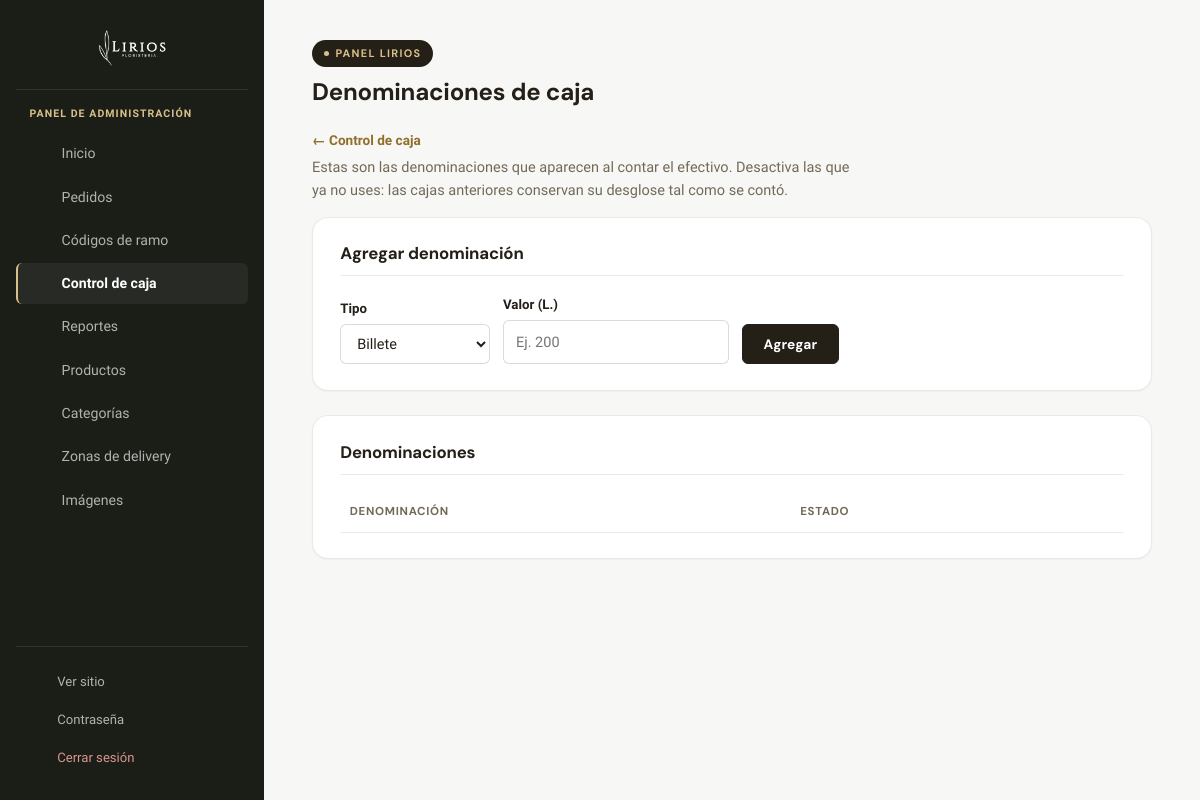
Page /admin/caja-denominaciones.php (signed in) on the earlier database version.
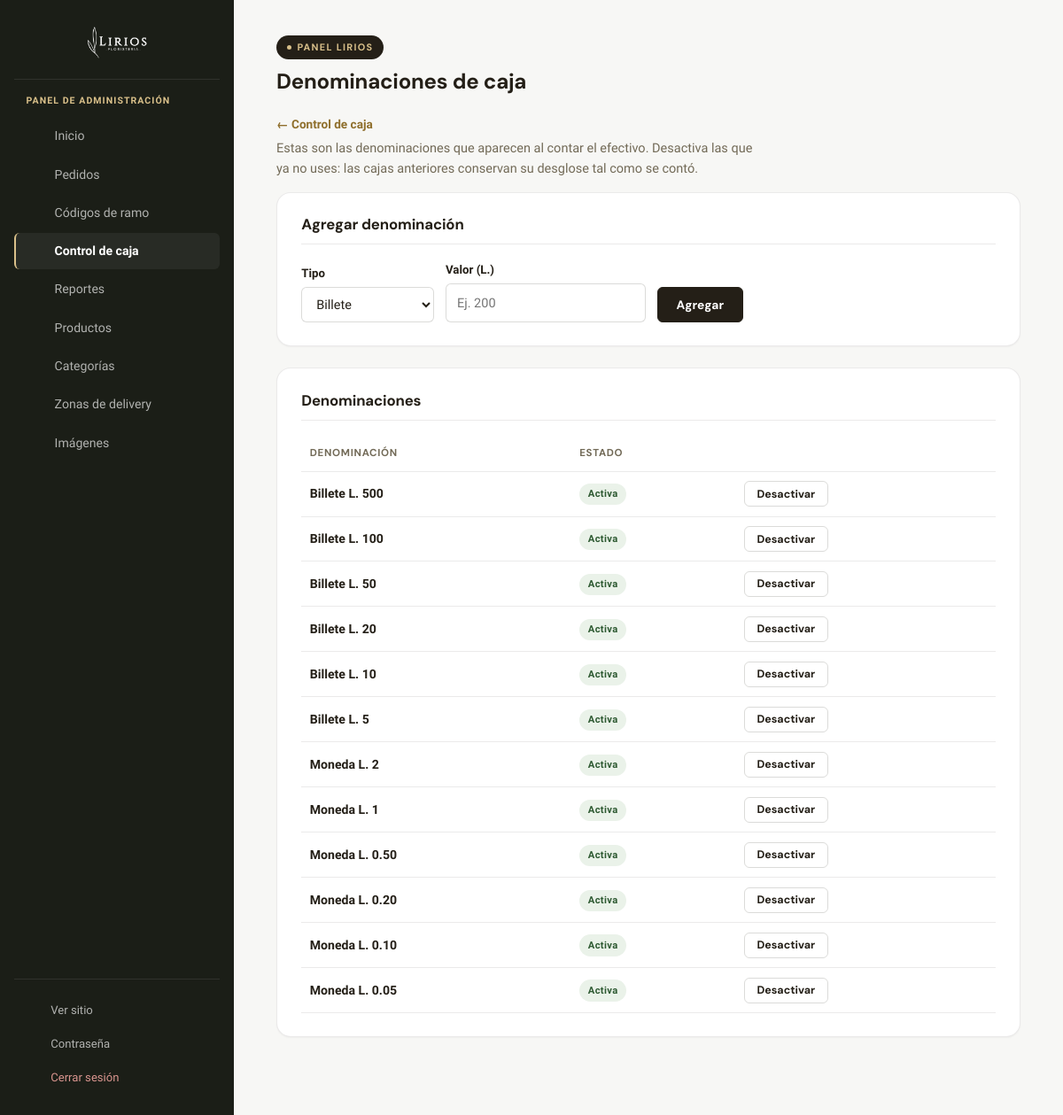
Same page on the later database version.
### tables this page shows
CREATE TABLE caja_denominaciones (
  id      INT AUTO_INCREMENT PRIMARY KEY,
  valor   DECIMAL(10,2) NOT NULL,
  tipo    ENUM('BILLETE','MONEDA') NOT NULL,
  activa  TINYINT(1) NOT NULL DEFAULT 1,    
  UNIQUE KEY uq_caja_denominacion (valor, tipo)
);

### admin/includes/functions.php (called while the page is built, shortened)
<?php
function e(?string $texto): string
{
    return htmlspecialchars((string) $texto, ENT_QUOTES, 'UTF-8');
}

### config/db.php (called while the page is built, shortened)
<?php
function db(): PDO
{
    static $pdo = null;
    if ($pdo === null) {
        try {
            $pdo = new PDO(
                'mysql:host=' . DB_HOST . ';dbname=' . DB_NAME . ';charset=utf8mb4',
                DB_USER,
                DB_PASS,
                [
                    PDO::ATTR_ERRMODE => PDO::ERRMODE_EXCEPTION,
                    PDO::ATTR_DEFAULT_FETCH_MODE => PDO::FETCH_ASSOC,
                    PDO::ATTR_EMULATE_PREPARES => false,
                ]
            );
        } catch (PDOException $e) {
            error_log('[lirios] No se pudo conectar a la base de datos: ' . $e->getMessage());
            fallar_conexion_bd();
        }
    }
    return $pdo;
}

### admin/includes/caja.php (called while the page is built, shortened)
<?php
function caja_etiqueta_denominacion(array $d): string
{
    $valor = (float) $d['valor'];
    $txt = $valor == floor($valor) ? number_format($valor, 0) : number_format($valor, 2);
    return ($d['tipo'] === 'BILLETE' ? 'Billete' : 'Moneda') . ' L. ' . $txt;
}
function caja_denominaciones(bool $soloActivas = true): array
{
    $sql = 'SELECT * FROM caja_denominaciones' . ($soloActivas ? ' WHERE activa = 1' : '')
        . " ORDER BY tipo = 'MONEDA', valor DESC";
    return db()->query($sql)->fetchAll();
}
    ?>

### admin/caja-denominaciones.php (the view, shortened to what this page needs)
<?php
require_once __DIR__ . '/includes/functions.php';
require_once __DIR__ . '/includes/layout.php';
require_once __DIR__ . '/includes/caja.php';
$denominaciones = caja_denominaciones(false);
admin_header('Denominaciones de caja', 'caja.php');
?>
<p class="caja-volver-fila"><a class="caja-volver" href="caja.php">← Control de caja</a></p>
<p class="intro">Estas son las denominaciones que aparecen al contar el efectivo. Desactiva las que ya no uses: las cajas anteriores conservan su desglose tal como se contó.</p>
<div class="panel">
  <h2>Agregar denominación</h2>
  <form method="post" action="caja-denominaciones.php" class="caja-form-den">
    <div>
      <label for="den-tipo">Tipo</label>
      <select id="den-tipo" name="tipo"><option value="BILLETE">Billete</option><option value="MONEDA">Moneda</option></select>
    </div>
    <div>
      <label for="den-valor">Valor (L.)</label>
      <input type="number" id="den-valor" name="valor" min="0.01" step="0.01" inputmode="decimal" required placeholder="Ej. 200">
    </div>
    <button type="submit" class="btn">Agregar</button>
  </form>
</div>
<div class="panel">
  <h2>Denominaciones</h2>
  <div class="tabla-scroll">
    <table class="tabla caja-tabla">
      <thead><tr><th>Denominación</th><th>Estado</th><th></th></tr></thead>
      <tbody>
        <?php foreach ($denominaciones as $d): ?>
          <tr>
            <td data-label="Denominación"><strong><?= e(caja_etiqueta_denominacion($d)) ?></strong></td>
            <td data-label="Estado"><?= $d['activa'] ? '<span class="badge si">Activa</span>' : '<span class="caja-estado cerrada"><i></i> Desactivada</span>' ?></td>
            <td>
              <form method="post" action="caja-denominaciones.php" class="inline">
                <button type="submit" class="btn mini secundario"><?= $d['activa'] ? 'Desactivar' : 'Activar' ?></button>
              </form>
            </td>
          </tr>
        <?php endforeach; ?>
      </tbody>
    </table>
  </div>
</div>
<?php admin_footer(); ?>

### admin/includes/layout.php (shortened to what this page needs)
<?php
function admin_icono(string $nombre): string
{
    $trazos = [
        'inicio' => '<path d="M4 11.5 12 4l8 7.5"/><path d="M6 10v8a1 1 0 0 0 1 1h3v-5h4v5h3a1 1 0 0 0 1-1v-8"/>',
        'pedidos' => '<path d="M6 3h12v17l-2.5-1.5L13 20l-2.5-1.5L8 20l-2-1.5V3Z"/><path d="M9 8h6M9 12h6M9 16h3"/>',
        'codigos' => '<path d="M9 3 7 21M17 3l-2 18M4 8h16M3 16h16"/>',
        'caja' => '<rect x="3" y="6.5" width="18" height="11" rx="2"/><circle cx="12" cy="12" r="2.6"/><path d="M6.5 10v.01M17.5 14v.01"/>',
        'reportes' => '<path d="M3 20h18"/><path d="M5 20V10M12 20V4M19 20v-7"/>',
        'productos' => '<path d="M11 3h6a2 2 0 0 1 2 2v6l-9.5 9.5a1.5 1.5 0 0 1-2 0L3 16a1.5 1.5 0 0 1 0-2Z"/><circle cx="15.5" cy="7.5" r="1.25"/>',
        'categorias' => '<rect x="3.5" y="3.5" width="7" height="7" rx="1.3"/><rect x="13.5" y="3.5" width="7" height="7" rx="1.3"/><rect x="3.5" y="13.5" width="7" height="7" rx="1.3"/><rect x="13.5" y="13.5" width="7" height="7" rx="1.3"/>',
        'zonas' => '<path d="M12 21s-7-6.1-7-11.5A7 7 0 0 1 19 9.5C19 14.9 12 21 12 21Z"/><circle cx="12" cy="9.5" r="2.3"/>',
        'imagenes' => '<rect x="3.5" y="4.5" width="17" height="15" rx="2"/><circle cx="9" cy="10" r="1.6"/><path d="m5 18 5-5 3.5 3.5L18 12l1.7 1.7"/>',
        'contrasena' => '<circle cx="8" cy="15" r="3.3"/><path d="M10.3 12.7 18 5"/><path d="M15 8l2 2"/><path d="M17.3 5.7 19 7.3"/>',
        'salir' => '<path d="M9 4H6a2 2 0 0 0-2 2v12a2 2 0 0 0 2 2h3"/><path d="M15 16l4-4-4-4"/><path d="M19 12H9"/>',
        'externo' => '<path d="M14 4h6v6"/><path d="M20 4 10 14"/><path d="M18 13v5a2 2 0 0 1-2 2H6a2 2 0 0 1-2-2V8a2 2 0 0 1 2-2h5"/>',
        'check' => '<circle cx="12" cy="12" r="9"/><path d="m8.5 12.5 2.3 2.3L16 9.8"/>',
        'chevron' => '<path d="m9 6 6 6-6 6"/>',
        'filtro' => '<path d="M4 5h16l-6.2 7.2v5.3l-3.6 1.9v-7.2Z"/>',
        'buscar' => '<circle cx="11" cy="11" r="6.5"/><path d="m20 20-3.6-3.6"/>',
        'cerrar' => '<path d="M6 6l12 12M18 6 6 18"/>',
    ];
    $d = $trazos[$nombre] ?? '';
    return '<svg viewBox="0 0 24 24" fill="none" stroke="currentColor" stroke-width="1.75" '
        . 'stroke-linecap="round" stroke-linejoin="round" aria-hidden="true">' . $d . '</svg>';
}
function admin_header(string $titulo, string $activo = ''): void
{
    $items = [
        'dashboard.php' => ['inicio', 'Inicio'],
        'pedidos.php' => ['pedidos', 'Pedidos'],
        'codigos.php' => ['codigos', 'Códigos de ramo'],
        'caja.php' => ['caja', 'Control de caja'],
        'reportes.php' => ['reportes', 'Reportes'],
        'productos.php' => ['productos', 'Productos'],
        'categorias.php' => ['categorias', 'Categorías'],
        'zonas-delivery.php' => ['zonas', 'Zonas de delivery'],
        'subir-imagen.php' => ['imagenes', 'Imágenes'],
    ];
    ?>
<!DOCTYPE html>
<html lang="es">
<head>
  <link rel="stylesheet" href="../css/admin.css?v=31">
</head>
<body class="admin-shell">
  <aside class="admin-sidebar">
    <a class="sidebar-brand" href="dashboard.php">
      <img src="../images/Logo_Negativo.png" alt="LIRIOS Floristería">
    </a>
    <span class="sidebar-eyebrow">Panel de administración</span>
    <nav class="sidebar-nav">
      <?php foreach ($items as $url => [$icono, $nombre]): ?>
        <a href="<?= e($url) ?>" class="<?= $activo === $url ? 'activo' : '' ?>">
          <span class="sidebar-icon"><?= admin_icono($icono) ?></span>
          <?= e($nombre) ?>
        </a>
      <?php endforeach; ?>
    </nav>
    <div class="sidebar-footer">
      <a href="../index.html" target="_blank" rel="noopener">
        <span class="sidebar-icon"><?= admin_icono('externo') ?></span> Ver sitio
      </a>
      <a href="cambiar-password.php" class="<?= $activo === 'cambiar-password.php' ? 'activo' : '' ?>">
        <span class="sidebar-icon"><?= admin_icono('contrasena') ?></span> Contraseña
      </a>
      <a href="logout.php" class="salir">
        <span class="sidebar-icon"><?= admin_icono('salir') ?></span> Cerrar sesión
      </a>
    </div>
  </aside>
  <div class="admin-content">
    <span class="eyebrow">Panel LIRIOS</span>
    <h1><?= e($titulo) ?></h1>
<?php
}
function admin_footer(): void
{
    ?>
  </div>
</body>
</html>
    <?php
}

Differences in the rows shown:
added caja_denominaciones: caja_etiqueta_denominacion($d) "Billete L. 500", activa "Activa"
added caja_denominaciones: caja_etiqueta_denominacion($d) "Billete L. 100", activa "Activa"
added caja_denominaciones: caja_etiqueta_denominacion($d) "Billete L. 50", activa "Activa"
added caja_denominaciones: caja_etiqueta_denominacion($d) "Billete L. 20", activa "Activa"
added caja_denominaciones: caja_etiqueta_denominacion($d) "Billete L. 10", activa "Activa"
added caja_denominaciones: caja_etiqueta_denominacion($d) "Billete L. 5", activa "Activa"
added caja_denominaciones: caja_etiqueta_denominacion($d) "Moneda L. 2", activa "Activa"
added caja_denominaciones: caja_etiqueta_denominacion($d) "Moneda L. 1", activa "Activa"
added caja_denominaciones: caja_etiqueta_denominacion($d) "Moneda L. 0.50", activa "Activa"
added caja_denominaciones: caja_etiqueta_denominacion($d) "Moneda L. 0.20", activa "Activa"
added caja_denominaciones: caja_etiqueta_denominacion($d) "Moneda L. 0.10", activa "Activa"
added caja_denominaciones: caja_etiqueta_denominacion($d) "Moneda L. 0.05", activa "Activa"
